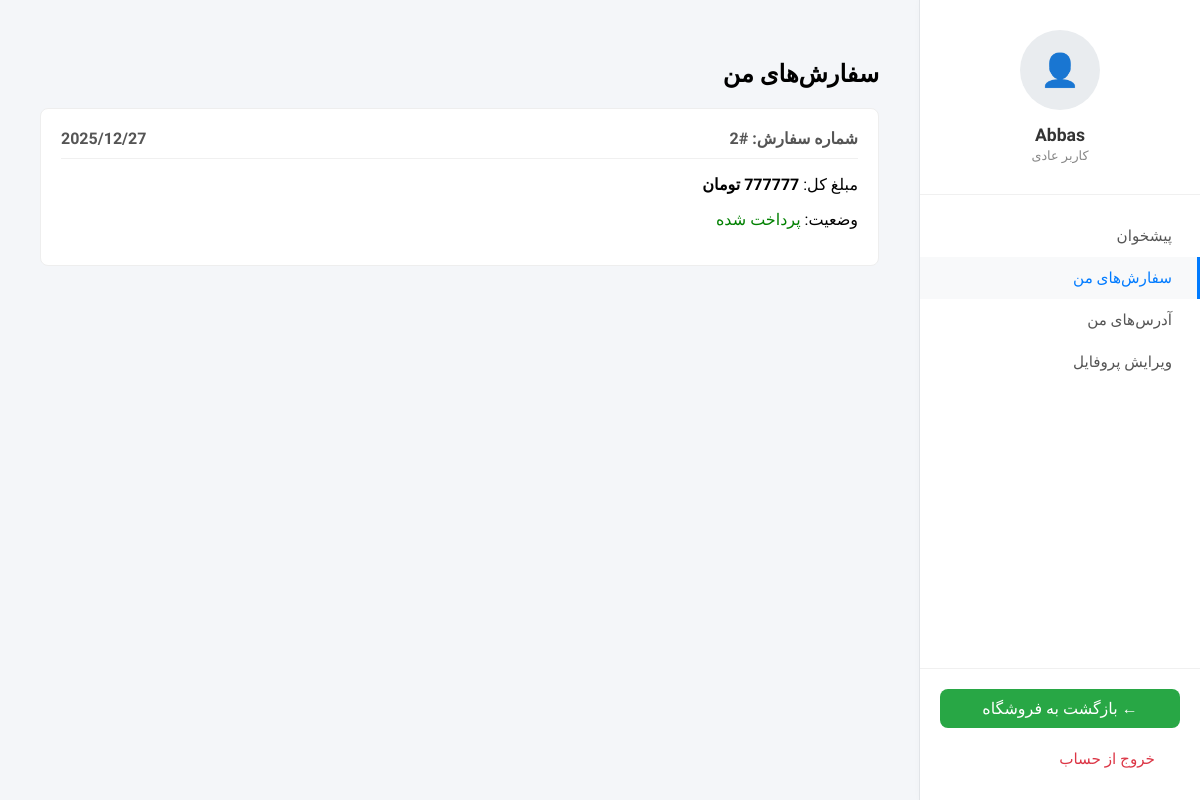
The page /orders/ (signed in) on the database as committed earlier.
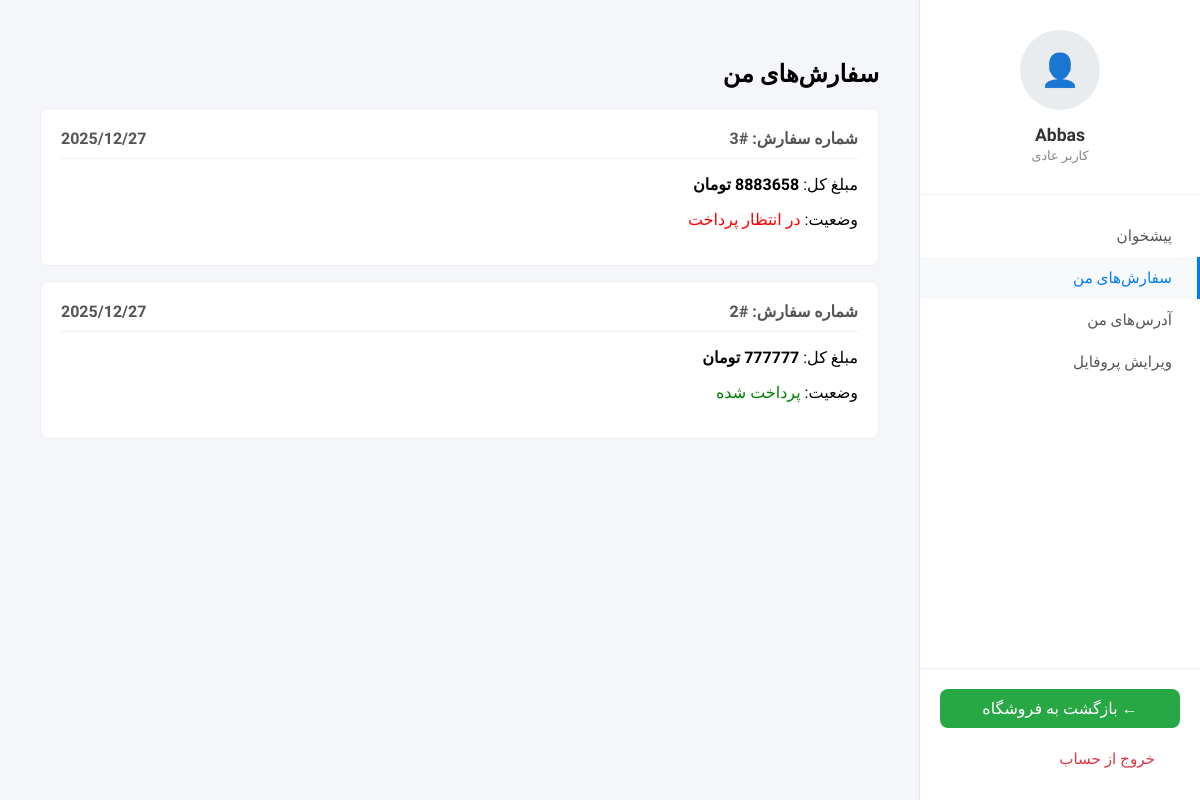
The same page on the database as committed later.
### orders/models.py (models this page shows, shortened)
class Order(models.Model):
    user = models.ForeignKey(User, on_delete=models.CASCADE, related_name='orders', verbose_name="کاربر")
    address = models.ForeignKey(Address, on_delete=models.SET_NULL, null=True, blank=True, verbose_name="آدرس")
    created_at = models.DateTimeField(auto_now_add=True, verbose_name="تاریخ ایجاد")
    is_paid = models.BooleanField(default=False, verbose_name="پرداخت شده؟")
    total_price = models.DecimalField(max_digits=10, decimal_places=0, verbose_name="مبلغ نهایی")
    class Meta:
        ordering = ('-created_at',)
        verbose_name = "سفارش"
        verbose_name_plural = "سفارش‌ها"

### orders/views.py (the view)
# urls.py: path('', views.order_list_view, name='order_list'),
@login_required
def order_list_view(request):
    orders = Order.objects.filter(user=request.user).order_by('-created_at')
    return render(request, 'orders/order_list.html', {'orders': orders})

### cart/context_processors.py (called while the page is built)
def cart(request):
    return {'cart': Cart(request)}

### orders/templates/orders/order_list.html (shortened to what this page needs)
{% extends 'users/dashboard_base.html' %}
{% load humanize %}
{% block content %}
<h2>سفارش‌های من</h2>
<div class="orders-container">
    {% for order in orders %}
    <div class="order-card">
        <div class="order-header">
            <span>شماره سفارش: #{{ order.id }}</span>
            <span class="date">{{ order.created_at|date:"Y/m/d" }}</span>
        </div>
        <div class="order-body">
            <p>مبلغ کل: <strong>{{ order.total_price|intcomma }} تومان</strong></p>
            <p>وضعیت:
                {% if order.is_paid %}
                <span style="color: green;">پرداخت شده</span>
                {% else %}
                <span style="color: red;">در انتظار پرداخت</span>
                {% endif %}
            </p>
        </div>
    </div>
    {% empty %}
    <p>شما هنوز هیچ سفارشی ثبت نکرده‌اید.</p>
    <a href="{% url 'homepage' %}" class="btn-start-shopping">شروع خرید</a>
    {% endfor %}
</div>
{% endblock %}

Rows that differ between the two databases and show on the page:
added Order: id "3", created_at "2025/12/27", total_price "8883658", is_paid "در انتظار پرداخت"
